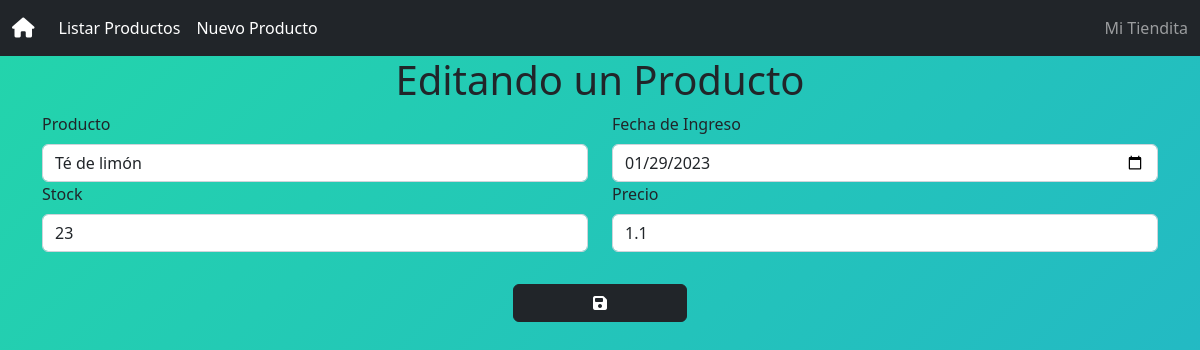
The app's page /index.php?m=editar&id=3 with its own data.
### tables this page shows
CREATE TABLE `productos` (
  `id` int(11) NOT NULL,
  `producto` varchar(50) DEFAULT NULL,
  `fecha_ingreso` date DEFAULT NULL,
  `stock` int(11) DEFAULT NULL,
  `precio` double DEFAULT NULL
);

### controlador/index.php (called while the page is built, shortened)
<?php
require_once("modelo/index.php");
class modeloController{
    static function editar(){
        $id = $_REQUEST['id'];
        $producto = new Modelo();
        $dato = $producto->mostrar("productos","id=".$id);
        require_once("vista/editar.php");
    }
}

### modelo/index.php (called while the page is built, shortened)
<?php
class Modelo{
    private $db;
    private $datos;
    public function __construct(){
        $this->db = new PDO('mysql:host=127.0.0.1:33065;dbname=mvc',"root","");
    }
     public function mostrar($tabla,$condicion){
        $consul="select * from ".$tabla." where ".$condicion.";";
        $resu=$this->db->query($consul);
        while($filas = $resu->FETCHALL(PDO::FETCH_ASSOC)) {
                $this->datos[]=$filas;
        }
        return $this->datos;
    }
}

### vista/editar.php (the view)
<?php
require_once("layouts/header.php");
?>
<center> <h1>Editando un Producto</h1></center>
<div class="container">
<form action="" method="get" class="row row-cols-4">
<?php
    foreach($dato as $key => $value):
        foreach($value as $v):
        ?>
  <div class="col-6">
    <label for="producto" class="form-label" name="producto">Producto</label>
    <input type="text" class="form-control" id="producto" name="producto" value="<?php echo $v['producto'] ?>" required>
  </div>
  <div class="col-6">
    <label for="fecha_ingreso" class="form-label">Fecha de Ingreso</label>
    <input type="date" class="form-control" id="fecha_ingreso" name="fecha_ingreso" value="<?php echo $v['fecha_ingreso'] ?>" required>
</div>
<div class="col-6">
    <label for="stock" class="form-label" name="stock">Stock</label>
    <input type="number" class="form-control" id="stock" name="stock" value="<?php echo $v['stock'] ?>" required>
  </div>
  <div class="col-6">
    <label for="precio" class="form-label">Precio</label>
    <input type="number" class="form-control" id="precio" name="precio" value="<?php echo $v['precio'] ?>" step=".01" required>
    <input type="hidden" value="<?php echo $v['id'] ?>" name="id"> <br>
</div>
<?php
        endforeach;
    endforeach;
    ?>
<div class="p-2 d-grid gap-2 col-2 mx-auto">
  <button type="submit" name="m" class="btn btn-dark" value="actualizar"><i class="fa-solid fa-floppy-disk"></i></button>
  </div>
</form>
</div>
<?php
require_once("layouts/footer.php");

### vista/layouts/header.php (style rules this page uses)
body { background: linear-gradient(-45deg, #ee7752, #e73c7e, #23a6d5, #23d5ab); background-size: 400% 400%; animation: gradient 15s ease infinite; height: 100vh; }

### records on screen
productos: producto "Té de limón", fecha_ingreso "01/29/2023", stock "23", precio "1.1"
